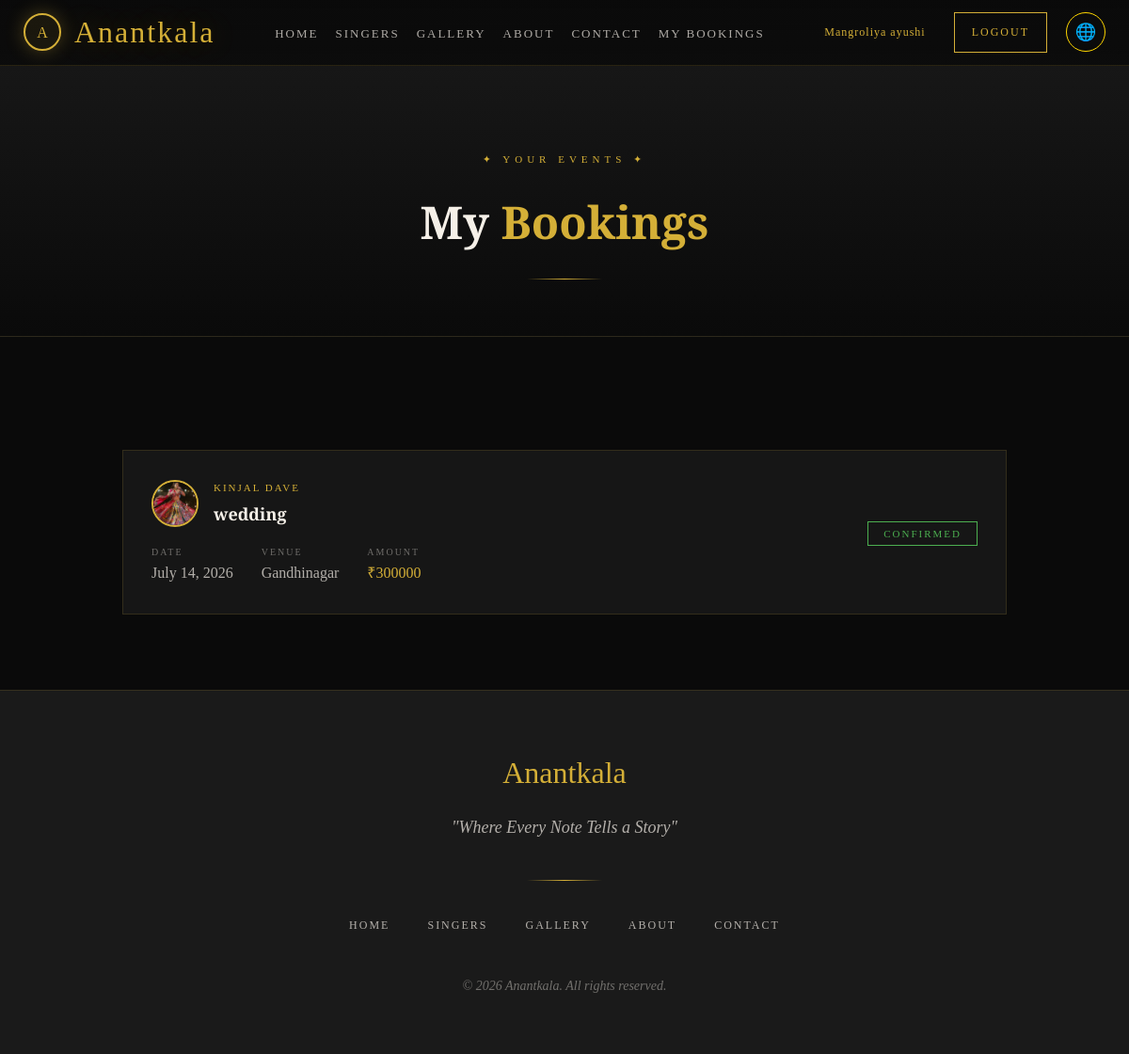
Page /booking/my-bookings/ (signed in) on the committed database.
### booking/models.py (models this page shows, shortened)
class Booking(models.Model):
    STATUS_CHOICES = [
        ('pending', 'Pending'),
        ('confirmed', 'Confirmed'),
        ('cancelled', 'Cancelled'),
        ('completed', 'Completed'),
    ]
    user = models.ForeignKey(User, on_delete=models.CASCADE)
    singer = models.ForeignKey(Singer, on_delete=models.CASCADE)
    event_name = models.CharField(max_length=200, verbose_name="Event Name")
    event_date = models.DateField(verbose_name="Event Date")
    event_time = models.TimeField(verbose_name="Event Time")
    event_location = models.CharField(max_length=300, verbose_name="Event Location")
    event_type = models.CharField(max_length=100, verbose_name="Type of Event")
    guests_count = models.IntegerField(verbose_name="Expected Guests")
    special_requests = models.TextField(blank=True, verbose_name="Special Requests")
    status = models.CharField(max_length=20, choices=STATUS_CHOICES, default='pending')
    total_amount = models.DecimalField(max_digits=10, decimal_places=2, blank=True, null=True)
    created_at = models.DateTimeField(auto_now_add=True)
    class Meta:
        ordering = ['-created_at']

### singers/models.py (models this page shows, shortened)
class Singer(models.Model):
    user = models.OneToOneField(User, on_delete=models.CASCADE, null=True, blank=True)
    name = models.CharField(max_length=200, verbose_name="Singer Name")
    photo = models.ImageField(upload_to='singers/', verbose_name="Singer Photo")
    bio = models.TextField(verbose_name="Biography")
    genre = models.ForeignKey(Genre, on_delete=models.SET_NULL, null=True, blank=True)
    experience_years = models.IntegerField(default=0, verbose_name="Years of Experience")
    price_per_event = models.DecimalField(max_digits=10, decimal_places=2, verbose_name="Price Per Event (₹)")
    contact_email = models.EmailField(verbose_name="Contact Email")
    contact_phone = models.CharField(max_length=15, verbose_name="Contact Phone")
    instagram = models.URLField(blank=True, null=True, verbose_name="Instagram Link")
    youtube = models.URLField(blank=True, null=True, verbose_name="YouTube Link")
    is_available = models.BooleanField(default=True, verbose_name="Available for Booking")
    is_available = models.BooleanField(default=True)
    is_approved = models.BooleanField(default=False)
    featured = models.BooleanField(default=False)
    featured = models.BooleanField(default=False, verbose_name="Featured Singer")
    created_at = models.DateTimeField(auto_now_add=True)
    class Meta:
        ordering = ['-featured', 'name']

### booking/views.py (the view)
# urls.py: path('my-bookings/', views.my_bookings, name='my_bookings'),
@login_required
def my_bookings(request):
    bookings = Booking.objects.filter(
        user=request.user
    )
    return render(
        request,
        'booking/my_bookings.html',
        {
            'bookings': bookings
        }
    )

### templates/booking/my_bookings.html (shortened to what this page needs)
{% extends 'base.html' %}
{% block content %}
<div style="padding: 160px 60px 40px; text-align:center; background: linear-gradient(180deg, var(--dark-2) 0%, var(--black) 100%); border-bottom:1px solid rgba(212,175,55,0.1);">
  <span class="section-tag">✦ Your Events ✦</span>
  <h1 style="font-family:var(--font-display); font-size: clamp(36px, 4vw, 52px); color:var(--white); margin-bottom:16px;">My <span style="color:var(--gold);">Bookings</span></h1>
  <div class="section-divider"></div>
</div>
<div class="bookings-container">
  {% if bookings %}
    {% for booking in bookings %}
    <div class="booking-card">
      <div>
        <div style="display:flex; align-items:center; gap:16px; margin-bottom:16px;">
          <img src="{{ booking.singer.photo.url }}" alt="{{ booking.singer.name }}"
               style="width:50px; height:50px; object-fit:cover; border-radius:50%; border:2px solid var(--gold);">
          <div>
            <p style="font-family:var(--font-heading); font-size:11px; letter-spacing:2px; color:var(--gold); text-transform:uppercase; margin-bottom:3px;">{{ booking.singer.name }}</p>
            <h3 style="font-family:var(--font-heading); font-size:18px; color:var(--white);">{{ booking.event_name }}</h3>
          </div>
        </div>
        <div style="display:flex; gap:30px; flex-wrap:wrap;">
          <div>
            <p style="font-family:var(--font-heading); font-size:10px; letter-spacing:2px; color:rgba(245,240,232,0.4); text-transform:uppercase;">Date</p>
            <p style="color:var(--white-dim); font-size:16px;">{{ booking.event_date }}</p>
          </div>
          <div>
            <p style="font-family:var(--font-heading); font-size:10px; letter-spacing:2px; color:rgba(245,240,232,0.4); text-transform:uppercase;">Venue</p>
            <p style="color:var(--white-dim); font-size:16px;">{{ booking.event_location }}</p>
          </div>
          {% if booking.total_amount %}
          <div>
            <p style="font-family:var(--font-heading); font-size:10px; letter-spacing:2px; color:rgba(245,240,232,0.4); text-transform:uppercase;">Amount</p>
            <p style="color:var(--gold); font-size:16px;">₹{{ booking.total_amount|floatformat:0 }}</p>
          </div>
          {% endif %}
        </div>
      </div>
      <div>
    <span class="status-badge status-{{ booking.status }}">
        {{ booking.get_status_display }}
    </span>
</div>
    </div>
    {% endfor %}
  {% endif %}
</div>
{% endblock %}

### templates/base.html (shortened to what this page needs)
{% load static %}
<!DOCTYPE html>
<html lang="en">
<head>
  <link rel="stylesheet" href="{% static 'css/style.css' %}">
</head>
<body>
<nav class="navbar">
  <a href="{% url 'home' %}" class="navbar-brand">
    <div class="brand-logo">A</div>
    <span class="brand-name">Anantkala</span>
  </a>
  <ul class="nav-links">
    <li><a href="{% url 'home' %}" {% if request.resolver_match.url_name == 'home' %}class="active"{% endif %}>Home</a></li>
    <li><a href="{% url 'singer_list' %}" {% if request.resolver_match.url_name == 'singer_list' %}class="active"{% endif %}>Singers</a></li>
    <li><a href="{% url 'gallery' %}">Gallery</a></li>
    <li><a href="{% url 'about' %}" {% if request.resolver_match.url_name == 'about' %}class="active"{% endif %}>About</a></li>
    <li><a href="{% url 'contact' %}" {% if request.resolver_match.url_name == 'contact' %}class="active"{% endif %}>Contact</a></li>
    {% if user.is_authenticated %}
    <li><a href="{% url 'my_bookings' %}">My Bookings</a></li>
    {% endif %}
  </ul>
  <div class="nav-buttons">
    {% if user.is_authenticated %}
      <span style="font-family:var(--font-heading);font-size:12px;letter-spacing:1px;color:var(--gold);margin-right:20px;">
        {{ user.get_full_name|default:user.username }}
      </span>
      <a href="{% url 'account_logout' %}" class="btn-nav">Logout</a>
    {% else %}
    <a href="{% url 'account_login' %}" class="btn-nav">Login</a>
<a href="{% url 'singer_login' %}" class="btn-nav" style="margin-left:8px;background:transparent;border:1px solid gold;color:gold;">
  Singer Login
</a>
{% endif %}
<div class="language-dropdown">
    <button type="button" class="lang-btn">🌐</button>
</div>
  </div>
</nav>
{% block content %}{% endblock %}
<footer class="footer">
  <div class="footer-logo">Anantkala</div>
  <p class="footer-tagline">"Where Every Note Tells a Story"</p>
  <div class="footer-divider"></div>
  <ul class="footer-links">
    <li><a href="{% url 'home' %}">Home</a></li>
    <li><a href="{% url 'singer_list' %}">Singers</a></li>
    <li><a href="{% url 'gallery' %}">Gallery</a></li>
    <li><a href="{% url 'about' %}">About</a></li>
    <li><a href="{% url 'contact' %}">Contact</a></li>
  </ul>
  <p class="footer-copy">&copy; 2026 Anantkala. All rights reserved.</p>
</footer>
</body>
</html>

### static/css/style.css (style rules this page uses)
:root { --gold: #D4AF37; --gold-light: #F2D06B; --gold-dark: #9A7B1C; --gold-glow: rgba(212, 175, 55, 0.3); --black: #0A0A0A; --dark: #111111; --dark-2: #1A1A1A; --dark-3: #222222; --dark-card: #161616; --white: #F5F0E8; --white-dim: rgba(245, 240, 232, 0.7); --font-display: 'Cinzel Decorative', serif; --font-heading: 'Cinzel', serif; --font-body: 'Cormorant Garamond', serif; }
* { margin: 0; padding: 0; box-sizing: border-box; }
html { scroll-behavior: smooth; }
body { background-color: var(--black); color: var(--white); font-family: var(--font-body); font-size: 18px; line-height: 1.7; overflow-x: hidden; }
.navbar { position: fixed; top: 0; left: 0; right: 0; z-index: 1000; padding: 0 25px; height: 70px; display: flex; align-items: center; justify-content: space-between; background: linear-gradient(180deg, rgba(10, 10, 10, 0.98) 0%, rgba(10, 10, 10, 0.85) 100%); backdrop-filter: blur(20px); border-bottom: 1px solid rgba(212, 175, 55, 0.15); }
.navbar-brand { display: flex; align-items: center; gap: 14px; text-decoration: none; }
.brand-logo { width: 40px; height: 40px; border-radius: 50%; border: 2px solid var(--gold); display: flex; align-items: center; justify-content: center; font-family: var(--font-display); font-size: 16px; color: var(--gold); background: rgba(212, 175, 55, 0.08); box-shadow: 0 0 20px var(--gold-glow); }
.brand-name { font-family: var(--font-display); font-size: 20px; color: var(--gold); letter-spacing: 2px; text-shadow: 0 0 30px var(--gold-glow); }
.nav-links { display: flex; align-items: center; gap: 18px; list-style: none; }
.nav-links a { font-family: var(--font-heading); font-size: 13px; letter-spacing: 2.5px; text-transform: uppercase; color: var(--white-dim); text-decoration: none; position: relative; transition: color 0.3s; }
.nav-links a::after { content: ''; position: absolute; bottom: -4px; left: 0; width: 0; height: 1px; background: var(--gold); transition: width 0.3s; }
.btn-nav { font-family: var(--font-heading); font-size: 12px; letter-spacing: 2px; text-transform: uppercase; padding: 10px 24px; border: 1px solid var(--gold); color: var(--gold); background: transparent; text-decoration: none; transition: all 0.3s; }
.brand-name { font-size: 32px !important; }
.nav-links a { font-size: 13px !important; letter-spacing: 2px !important; }
.btn-nav { padding: 10px 18px !important; font-size: 12px !important; }
.language-dropdown { position: relative; display: inline-block; margin-left: 10px; }
.lang-btn { width: 42px; height: 42px; border-radius: 50%; border: 1px solid gold; background: transparent; color: gold; cursor: pointer; font-size: 18px; }
.section-tag { font-family: var(--font-heading); font-size: 11px; letter-spacing: 5px; text-transform: uppercase; color: var(--gold); margin-bottom: 16px; display: block; }
.section-divider { width: 80px; height: 1px; background: linear-gradient(90deg, transparent, var(--gold), transparent); margin: 20px auto; }
.bookings-container { max-width: 1000px; margin: 120px auto 80px; padding: 0 30px; }
.booking-card { background: var(--dark-card); border: 1px solid rgba(212, 175, 55, 0.15); padding: 30px; margin-bottom: 20px; display: grid; grid-template-columns: 1fr auto; align-items: center; gap: 20px; }
.status-badge { font-family: var(--font-heading); font-size: 11px; letter-spacing: 2px; text-transform: uppercase; padding: 6px 16px; border: 1px solid; }
.status-confirmed { color: #4caf50; border-color: #4caf50; }
.footer { background: var(--dark-2); border-top: 1px solid rgba(212, 175, 55, 0.15); padding: 60px; text-align: center; }
.footer-logo { font-family: var(--font-display); font-size: 32px; color: var(--gold); margin-bottom: 16px; }
.footer-tagline { font-style: italic; color: var(--white-dim); margin-bottom: 40px; }
.footer-links { display: flex; justify-content: center; gap: 40px; flex-wrap: wrap; margin-bottom: 40px; list-style: none; }
.footer-links a { font-family: var(--font-heading); font-size: 12px; letter-spacing: 2px; text-transform: uppercase; color: var(--white-dim); text-decoration: none; transition: color 0.3s; }
.footer-divider { width: 80px; height: 1px; background: linear-gradient(90deg, transparent, var(--gold), transparent); margin: 0 auto 30px; }
.footer-copy { font-size: 14px; color: rgba(245, 240, 232, 0.4); font-style: italic; }
body { top: 0 !important; }
body { top: 0px !important; position: static !important; }
.nav-buttons { display: flex; align-items: center; gap: 10px; }

### rows in the picture
Booking: singer.photo (picture), singer.name "KINJAL DAVE", event_name "wedding", event_date "July 14, 2026", event_location "Gandhinagar", total_amount "300000", status "CONFIRMED"

### other values in the picture
{{ user.get_full_name|default:user.username }} "Mangroliya ayushi"
